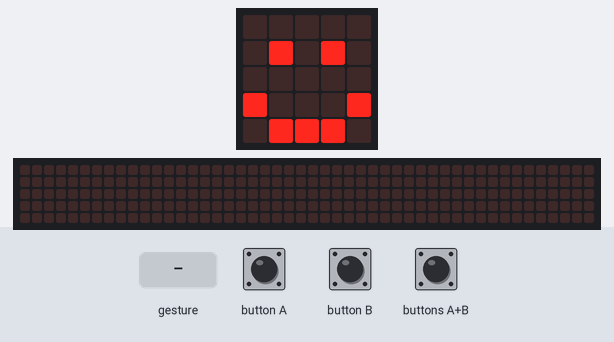
Recording of a program running on a simulated BBC micro:bit (MakeCode). On the bench: the board's 5×5 LED display, a strip that is not on the board, showing the scrolling text unrolled. The inputs (shaded band) are chosen by the test bench. Random numbers come from a fixed seed; a tilt is held for 1.5 s and a shake lasts 1 s, then the board lies face up again; the 48×5 strip is a reading aid, not a part: it shows the text the display is scrolling, unrolled, one strip-width of it at a time.

Above: at 1.8 s.
1.9 s: button B pressed for 0.15 s
At 2.4 s:
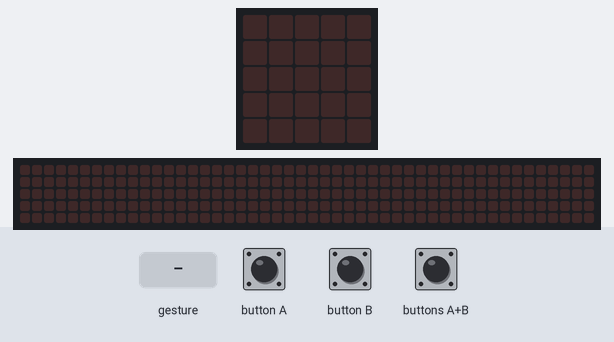
2.6 s: buttons A+B pressed for 1 s
At 4.02 s:
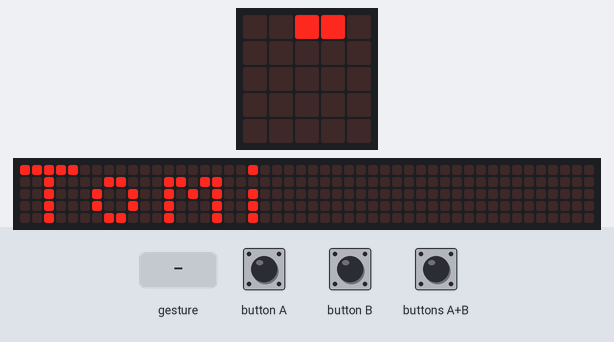
4.2 s: button A pressed for 0.15 s
At 4.47 s:
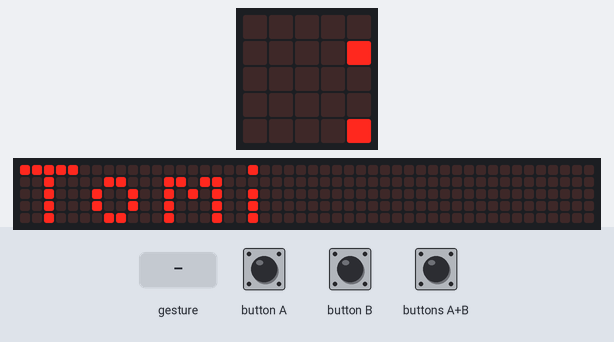
4.9 s: gesture 'shake'
At 5.22 s:
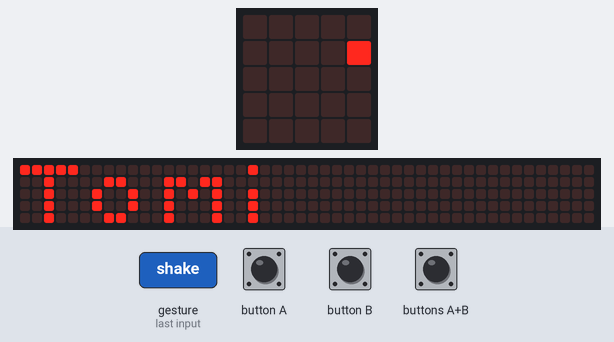
6.9 s: buttons A+B pressed for 0.15 s
At 8.37 s:
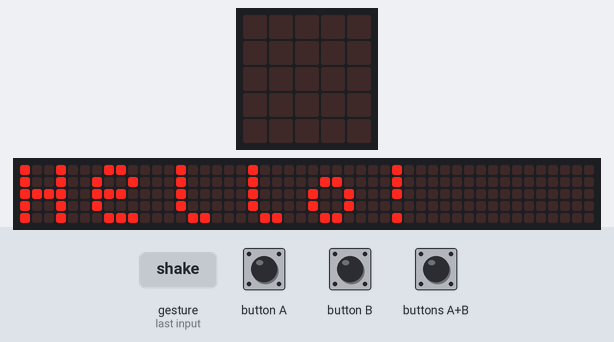
10.0 s: button B pressed for 0.15 s
At 10.47 s:
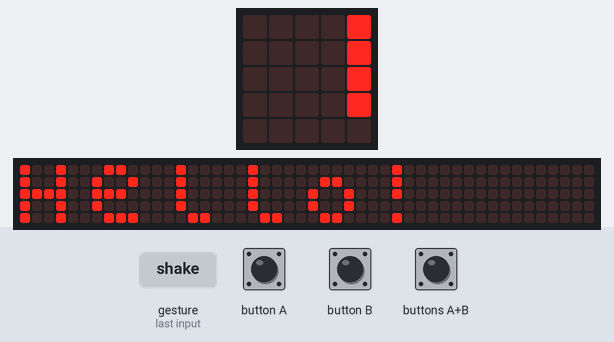
Timing chart, 0 to 13.0 s (numbered marks = the images above; inputs shaded):
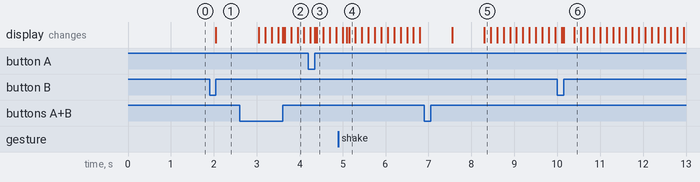

Measured:
- after the input at 1.9 s, the display: changes after 0.15 s (image 1)

The program:

main.ts
```typescript
input.onButtonPressed(Button.A, function () {
    basic.clearScreen()
    basic.pause(1000)
    basic.showString("Hello!")
})
input.onGesture(Gesture.Shake, function () {
    basic.clearScreen()
    basic.pause(1000)
    véletlen = Math.randomBoolean()
    if (véletlen == true) {
        basic.showIcon(IconNames.Yes)
    } else {
        basic.showIcon(IconNames.No)
    }
})
input.onButtonPressed(Button.AB, function () {
    basic.clearScreen()
    basic.pause(1000)
    basic.showNumber(randint(0, 10))
})
input.onButtonPressed(Button.B, function () {
    basic.clearScreen()
    basic.pause(1000)
    basic.showString("Tomi")
})
let véletlen = false
basic.showIcon(IconNames.Happy)
basic.forever(function () {

})
```

test.ts
```typescript
// ide kerülnek a tesztek; a rendszer ezt nem kompilálja, ha a csomagot bővítményként használják.
```
